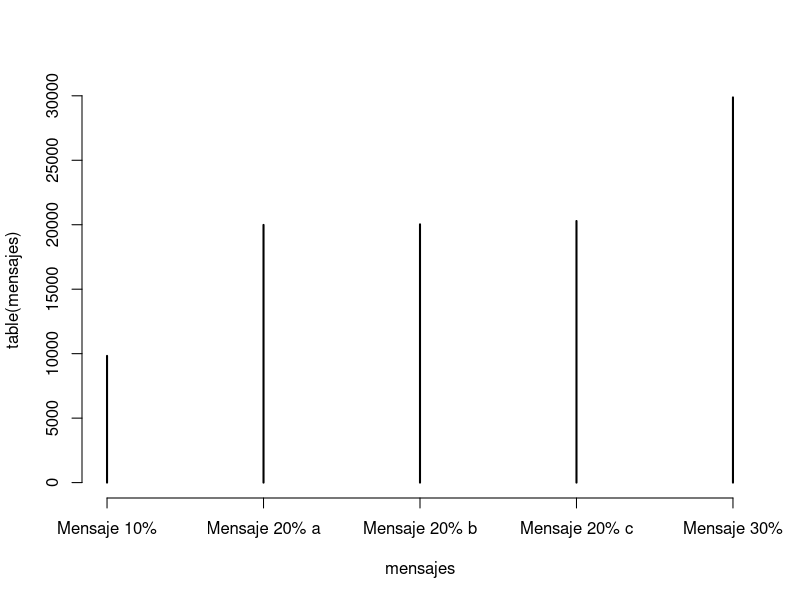

Write R code to recreate this figure.
# Prueba de Funcionamiento
n <- 100000
mensajes <- vector("character",n)
for(i in 1:n) {
    y <- runif(1)
    if (y <= 0.30){
        mensajes[i] <- "Mensaje 30%"
    } else if (y <= .50){
        mensajes [i] <- "Mensaje 20% a"
    } else if (y <= .70){
        mensajes[i] <- "Mensaje 20% b"
    } else if (y <= .90){
        mensajes[i] <- "Mensaje 20% c"
    } else{
        mensajes[i] <- "Mensaje 10%"
    }
}
mensajes
plot(table(mensajes))